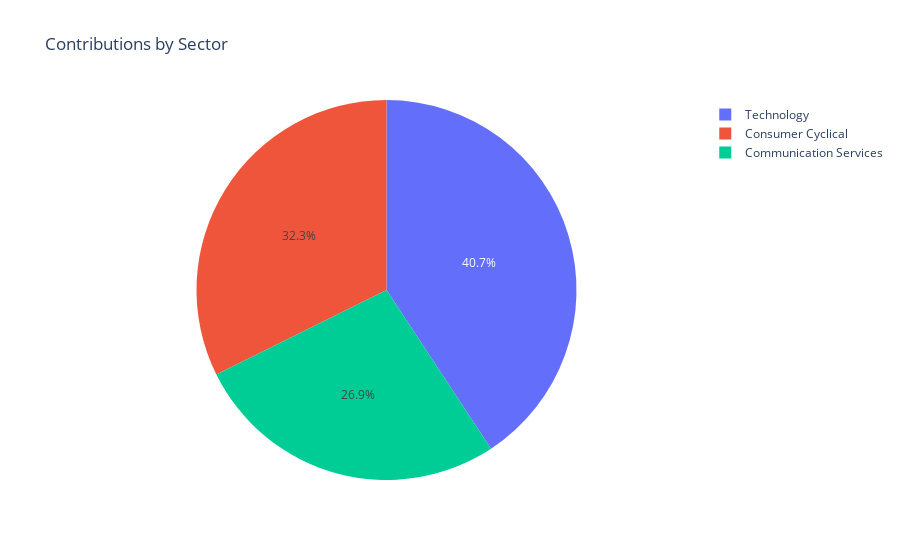

Notebook source saved alongside this figure:
### Code cell
sector_contribution_pie(sector_holdings)

### Figure 1 — Plotly figure (JSON) as saved in the notebook; plotly's stock layout.template omitted (floating-point values rounded to 4 significant figures)
{"data": [{"domain": {"x": [0, 1], "y": [0, 1]}, "hovertemplate": "Sector=%{label}<br>Cumulative Contributions=%{value}<extra></extra>", "labels": ["Communication Services", "Consumer Cyclical", "Technology"], "legendgroup": "", "name": "", "showlegend": true, "type": "pie", "values": [9154.0, 10990.0, 13837]}], "layout": {"autosize": true, "legend": {"tracegroupgap": 0}, "title": {"text": "Contributions by Sector"}}}
